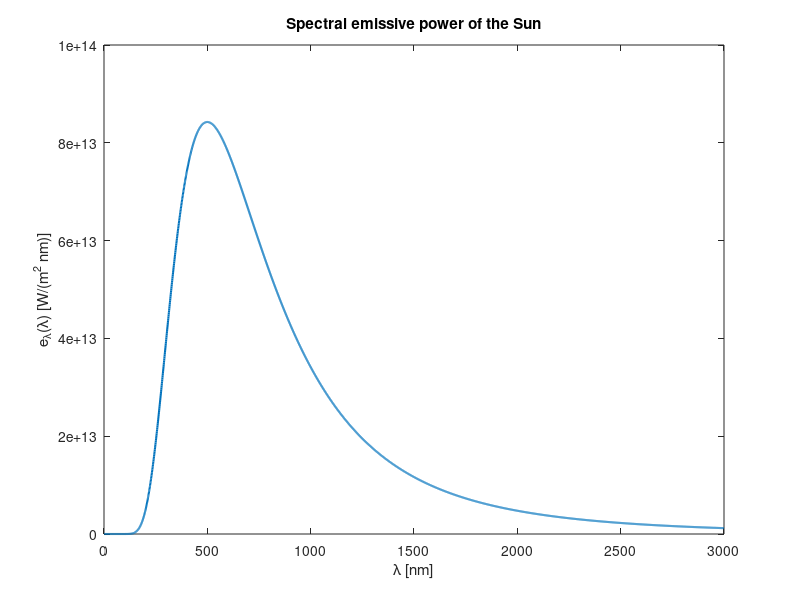
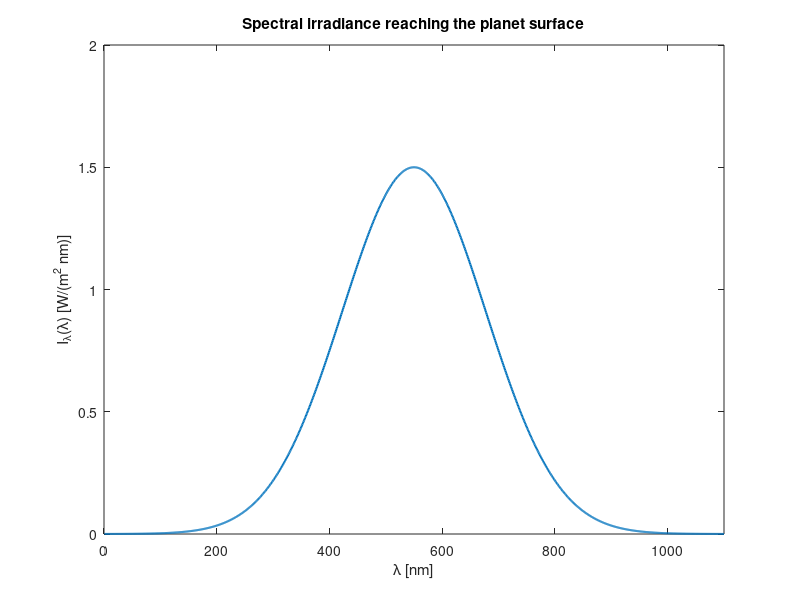
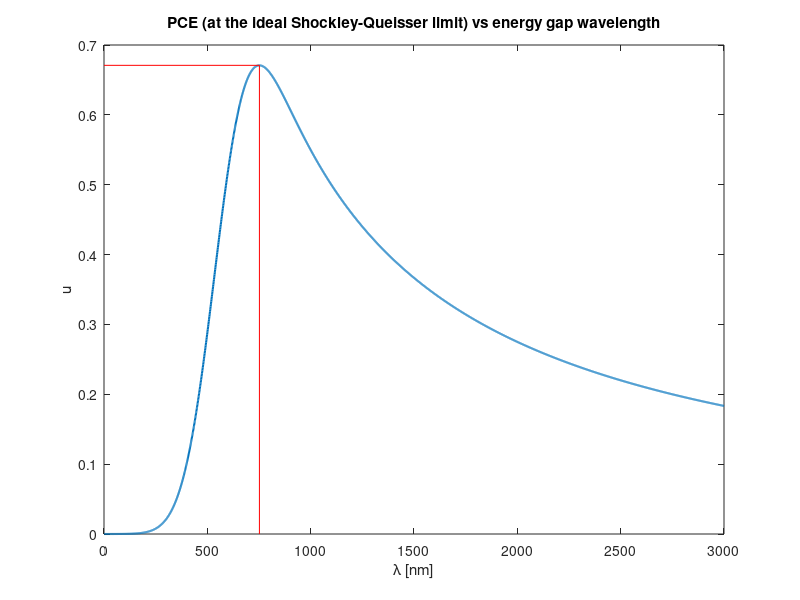

Reproduce these figures in MATLAB, in order.
clear all
close all
clc

h=6.626e-34; %[J*s]
c=299792458; %[m/s]
qe=1.6e-19; %[C]
kB=1.38e-23; %[J/K]
Eg=1.95*qe; %[J]
lm=550; %[nm]
FWHM=300; %[nm]
A=1.5; %[W/(m^2 nm)]
sigma=FWHM/sqrt(8*log(2)); %[nm]
lg=1:1:3000; %[nm]
s2=sigma*sqrt(2);
u=(lm*(erf(lm/s2)+erf((lg-lm)/s2))+s2/sqrt(pi)*(exp(-(lm/s2)^2)-exp(-((lg-lm)/s2).^2)))./(lg*(1+erf(lm/s2)));

%% Plotting the spectral irradiance reaching the planet surface
lambda = 1:1:2*lm;
elambda = A*exp(-(lambda-lm).^2/(2*sigma^2)); %Gaussian spectrum of NUS EM radiation reaching planet OTATOP surface
T = 5800; %[K], black body effective temperature of SUN 
el = 2*pi*h*c^2./((lg*(1e-9)).^5.*(exp(h*c./(lg*(1e-9)*kB*T))-1)); %Emission spectrum of SUN EM radiation
figure(1)
R_E = 6371; %[km]
R_ES = 150e6; %[km]
R_S = 696000; %[km]
koef = sum(el)*(1e-9)/(5.67*1e-8)/5778^4
plot(lg,el,'LineWidth',1.5);
xlabel('\lambda [nm]')
ylabel('e_{\lambda}(\lambda) [W/(m^2 nm)]')
title('Spectral emissive power of the Sun')

figure(2)
plot(lambda,elambda,'LineWidth',1.5)
xlim([0 2*lm])
xlabel('\lambda [nm]')
ylabel('I_{\lambda}(\lambda) [W/(m^2 nm)]')
title('Spectral irradiance reaching the planet surface')

%% Plotting ultimate efficiency vs lambda_gap
figure(3)
plot(lg,u,'LineWidth',1.5)
xlabel('\lambda [nm]')
ylabel('u')
title('PCE (at the ideal Shockley-Queisser limit) vs energy gap wavelength')
lideal = find(max(u)==u); %Wavelength for ideal Shockley-Queisser limit [nm]
hold all
line([lideal lideal],[0 u(lideal)],'Color','r')
line([0 lideal],[u(lideal) u(lideal)],'Color','r')
%Desired bandgap for the maximum PCE would be Egideal
Egideal = h*c/lideal/qe*1e9 %[eV]
PCEideal = max(u)
PCE637 = u(637)
%% Power conversion efficiency at lambda_gap=h*c/E_gap
FF = 0.7;
EQE = 0.85;
lg = h*c/Eg*1e9;
u=(lm*(erf(lm/s2)+erf((lg-lm)/s2))+s2/sqrt(pi)*(exp(-(lm/s2)^2)-exp(-((lg-lm)/s2).^2)))./(lg*(1+erf(lm/s2)));
etaabs=(lm*(erf(lm/s2)+erf((lg-lm)/s2))+s2/sqrt(pi)*(exp(-(lm/s2)^2)-exp(-((lg-lm)/s2).^2)))./(lm*(1+erf(lm/s2))+s2/sqrt(pi)*exp(-(lm/s2)^2));
IQE = EQE/etaabs;
PCE1 = FF*EQE*u;
PCE = FF*EQE*(lm*(erf(lm/s2)+1)+s2/sqrt(pi)*(exp(-(lm/s2)^2)))./(lg*(1+erf(lm/s2)))